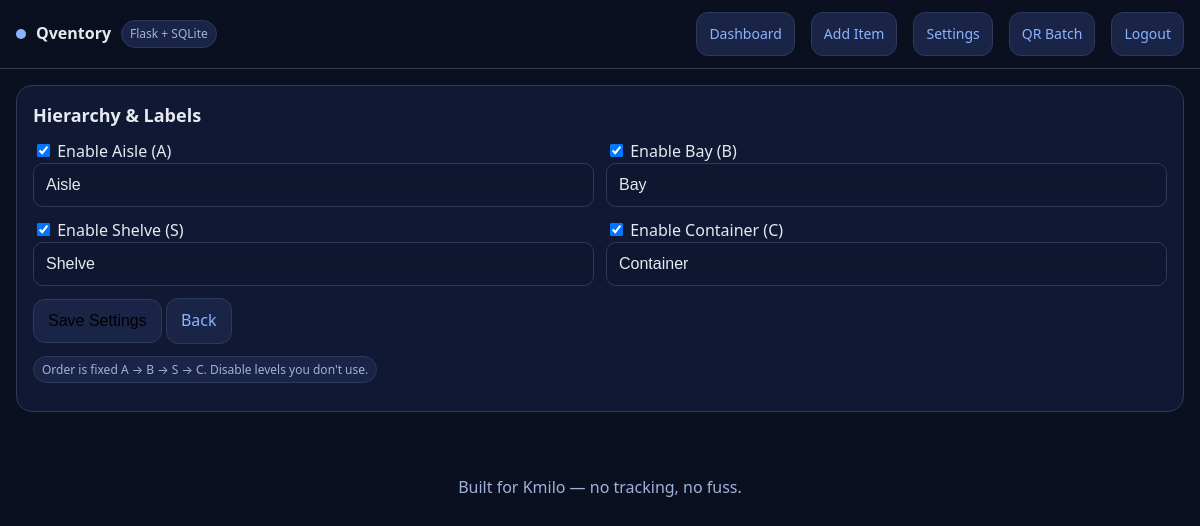
The app's page /settings (signed in) with its own data.
### qventory/models/setting.py (models this page shows, shortened)
class Setting(db.Model):
    __tablename__ = "settings"
    id = db.Column(db.Integer, primary_key=True)
    user_id = db.Column(db.Integer, db.ForeignKey("users.id"), unique=True, nullable=False, index=True)
    enable_A = db.Column(db.Boolean, default=True)
    enable_B = db.Column(db.Boolean, default=True)
    enable_S = db.Column(db.Boolean, default=True)
    enable_C = db.Column(db.Boolean, default=True)
    label_A = db.Column(db.String, default="Aisle")
    label_B = db.Column(db.String, default="Bay")
    label_S = db.Column(db.String, default="Shelve")
    label_C = db.Column(db.String, default="Container")

### qventory/routes/main.py (the view, shortened to what this page needs)
@main_bp.route("/settings", methods=["GET", "POST"])
@login_required
def settings():
    s = get_or_create_settings(current_user)
    return render_template("settings.html", settings=s)

### qventory/helpers/utils.py (called while the page is built)
def get_or_create_settings(user):
    uid = user.id if hasattr(user, "id") else int(user)
    s = Setting.query.filter_by(user_id=uid).first()
    if not s:
        s = Setting(user_id=uid)
        db.session.add(s)
        db.session.commit()
    return s

### qventory/models/user.py (called while the page is built)
@login_manager.user_loader
def load_user(user_id):
    return db.session.get(User, int(user_id))

### qventory/templates/settings.html (shortened to what this page needs)
{% extends "base.html" %}
{% block content %}
<div class="card">
  <h2>Hierarchy & Labels</h2>
  <form method="post" class="grid cols-2">
    <div>
      <label><input type="checkbox" name="enable_A" {% if settings.enable_A %}checked{% endif %}> Enable {{ settings.label_A }} (A)</label>
      <input class="input" type="text" name="label_A" value="{{ settings.label_A }}">
    </div>
    <div>
      <label><input type="checkbox" name="enable_B" {% if settings.enable_B %}checked{% endif %}> Enable {{ settings.label_B }} (B)</label>
      <input class="input" type="text" name="label_B" value="{{ settings.label_B }}">
    </div>
    <div>
      <label><input type="checkbox" name="enable_S" {% if settings.enable_S %}checked{% endif %}> Enable {{ settings.label_S }} (S)</label>
      <input class="input" type="text" name="label_S" value="{{ settings.label_S }}">
    </div>
    <div>
      <label><input type="checkbox" name="enable_C" {% if settings.enable_C %}checked{% endif %}> Enable {{ settings.label_C }} (C)</label>
      <input class="input" type="text" name="label_C" value="{{ settings.label_C }}">
    </div>
    <div style="grid-column:1/-1">
      <button class="btn" type="submit">Save Settings</button>
      <a class="btn" href="{{ url_for('main.dashboard') }}">Back</a>
    </div>
  </form>
  <p class="tag">Order is fixed A → B → S → C. Disable levels you don't use.</p>
</div>
{% endblock %}

### qventory/templates/base.html (shortened to what this page needs)
<!doctype html>
<html lang="en">
<head>
  <link rel="stylesheet" href="{{ url_for('static', filename='style.css') }}">
</head>
<body>
  <header>
    <div class="brand">
      <div class="dot"></div>
      <strong>Qventory</strong>
      <span class="tag">Flask + SQLite</span>
    </div>
    <nav class="row">
      <a class="btn" href="{{ url_for('main.dashboard') }}">Dashboard</a>
      {% if current_user.is_authenticated %}
        <a class="btn" href="{{ url_for('main.new_item') }}">Add Item</a>
        <a class="btn" href="{{ url_for('main.settings') }}">Settings</a>
        <a class="btn" href="{{ url_for('main.qr_batch') }}">QR Batch</a>
        <a class="btn" href="{{ url_for('auth.logout') }}">Logout</a>
      {% else %}
        <a class="btn" href="{{ url_for('auth.login') }}">Login</a>
        <a class="btn" href="{{ url_for('auth.register') }}">Register</a>
      {% endif %}
    </nav>
  </header>
  <div class="wrap">
    {% block content %}{% endblock %}
  </div>
  <footer>
    Built for Kmilo — no tracking, no fuss.
  </footer>
</body>
</html>

### qventory/static/style.css (style rules this page uses)
:root { --bg:#0b1020; --card:#111834; --muted:#1a2446; --text:#e6e9ef; --sub:#9fb3d9; --accent:#8ab4ff; --ok:#9ae6b4; --err:#feb2b2; --border:#2d3a5a; --space-1:8px; --space-2:12px; --space-3:16px; --space-4:20px; --space-5:24px; --radius:16px; --radius-lg:20px; --fs-base: clamp(14px, 1.1vw + 12px, 16px); --fs-sm: clamp(12px, 0.9vw + 10px, 14px); --fs-lg: clamp(16px, 1.2vw + 13px, 18px); --fs-xl: clamp(20px, 1.8vw + 14px, 24px); --tap-target: 44px; --safe-b: env(safe-area-inset-bottom, 0px); --safe-t: env(safe-area-inset-top, 0px); }
* { box-sizing:border-box }
html,body { height:100% }
body { margin:0;background:var(--bg);color:var(--text); font-family:system-ui,-apple-system,Segoe UI,Roboto,Arial,sans-serif; font-size:var(--fs-base); line-height:1.45; -webkit-tap-highlight-color: transparent; }
a { color:var(--accent);text-decoration:none }
.btn { display:inline-flex;align-items:center;gap:8px; border:1px solid var(--border);background:var(--muted); min-height:var(--tap-target); padding:10px 14px;border-radius:12px; font-size:var(--fs-base); transition:transform .06s ease, filter .12s ease; }
.wrap { max-width:1250px;margin:0 auto;padding:var(--space-3) }
.row { display:flex;gap:var(--space-3);flex-wrap:wrap }
.card { background:var(--card);border:1px solid var(--border); border-radius:var(--radius);padding:var(--space-3) }
.card h2 { margin:0 0 var(--space-2) 0;font-size:var(--fs-lg) }
header { position:sticky; top:0; z-index:20; display:flex;align-items:center;justify-content:space-between; padding:12px 16px; border-bottom:1px solid var(--border); background:linear-gradient(180deg,rgba(11,16,32,0.9), rgba(11,16,32,0.7)); backdrop-filter: blur(6px); padding-top: calc(12px + var(--safe-t)); }
.brand { display:flex;gap:10px;align-items:center }
.brand .dot { width:10px;height:10px;border-radius:50%;background:var(--accent) }
header nav { display:flex;gap:8px;overflow:auto; -webkit-overflow-scrolling:touch }
header nav .btn { padding:8px 12px;font-size:var(--fs-sm);white-space:nowrap }
.grid { display:grid;gap:var(--space-2) }
.grid.cols-2 { grid-template-columns:repeat(2,minmax(0,1fr)) }
.input, select { width:100%;padding:12px 12px;border:1px solid var(--border); border-radius:10px;background:#0e1630;color:var(--text); min-height:var(--tap-target); font-size:16px; }
.tag { display:inline-block;padding:4px 8px;border-radius:999px;background:var(--muted);border:1px solid var(--border);font-size:12px;color:var(--sub) }
footer { max-width:1250px;margin:32px auto;padding:16px;text-align:center;color:var(--sub) }

### records on screen
Setting: enable_A "☑", label_A "Aisle", enable_B "☑", label_B "Bay", enable_S "☑", label_S "Shelve", enable_C "☑", label_C "Container"
